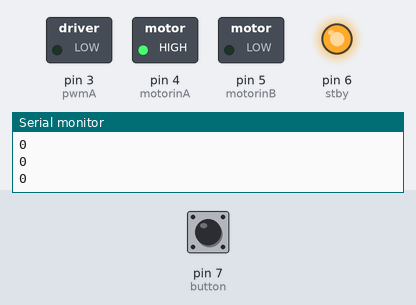
The sketch below on a simulated Arduino Uno, built with avr-gcc and run on an emulated ATmega328P. Shown: switched loads named in the sketch (green lamp = pin HIGH), output pins drawn as LEDs (lit = HIGH), the last lines printed to the serial monitor. Inputs (shaded band) come from the test bench; at power-on: pin 7 (button) LOW.

Above: at 1.2 s.
1.3 s: pin 7 (button) pulled HIGH for 1 s
At 1.45 s:
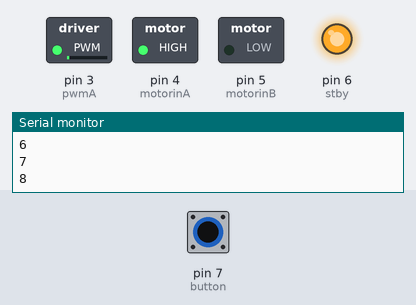
4.3 s: pin 7 (button) pulled HIGH for 3.2 s
At 5.36 s:
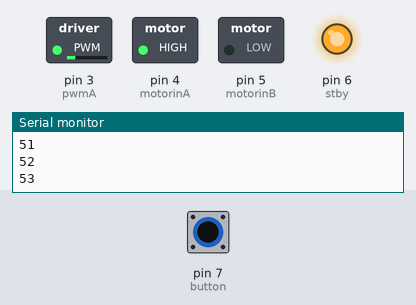
At 6.57 s:
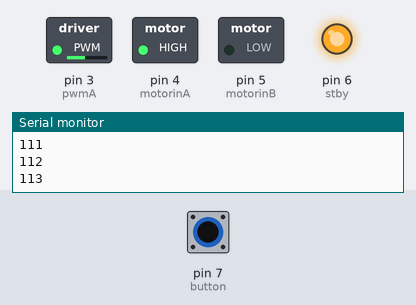
9.0 s: pin 7 (button) pulled HIGH for 3.2 s
Timing chart, 0 to 18.6 s (numbered marks = the images above; inputs shaded):
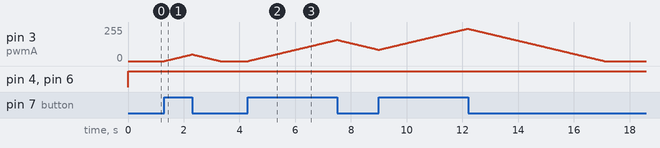

The sketch:

variador_de_velocidad_con_pulsador.ino
```cpp
/*

* Código escrito por: Esteban Carrillo para EDEPTEC.
* Página web: https://www.edeptec.com
* Facebook: @edeptec
* Youtube: https://youtube.com/c/EDEPTEC

*/

// PINES DE CONEXION CON EL PUENTE H
#define pwmA  3
#define motorinA  4
#define motorinB  5
#define stby  6
//

// Botón en configuración Pull down
#define button  7
// variable para comprobar el estado del pulsador
boolean estBut = 0;
// variable para setear la velocidad del motor
int vel = 0;
// variable para contar
int contvel = 0;

void setup() {

  Serial.begin(9600);
  pinMode(pwmA, OUTPUT);
  pinMode(motorinA, OUTPUT);
  pinMode(motorinB, OUTPUT);
  pinMode(stby, OUTPUT);
  pinMode(button, INPUT);
}

void loop() {
  digitalWrite(stby, 1); // activamos el stby
  // almacenamos en estBut el estado lógico del pulsador
  estBut = digitalRead(button);
  // comprobando, si se presiono el pulsador entonces
  if (estBut == HIGH) {
    // la variable vel se suma , así aumentamos la velocidad del motor
    vel++;
    // usamos la siguiente condición para que el valor del pwm no sobrepase los 255
    if (vel >= 255) {
      vel = 255;
    }
    //----------------------*-------------------------------//

    // caso contrario, si dejamos de pulsar el botón, entonces
  } else {
    // la variable vel se resta , así disminuimos la velocidad del motor
    vel--;
    // usamos la siguiente condición para que el valor del pwm no sea menor a 0
    if (vel <= 0) {
      vel = 0;
    }
  }
  //----------------------*-------------------------------//
  Serial.println(vel); // imprimimos el valor del pwm en el monitor serial
  setspeed();  // vamos a la función setspeed
}

void setspeed() {
  analogWrite(pwmA, vel); // seteamos la velocidad del giro del motor
  // giro del motor
  digitalWrite(motorinA, 1);
  digitalWrite(motorinB, 0);
  //-------------*----------//
  // esta pausa es para que no aumente abruptamente la velocidad del motor
  delay(20);
}
```

Measured:
- after the input at 1.3 s, pin 3 (pwmA): rises from 0/255 to 50/255 in 0.99 s, then falls to 0/255 in 1.0 s
- after the input at 4.3 s, pin 3 (pwmA): rises from 0/255 to 159/255 in 3.2 s, then falls to 85/255 in 1.5 s
